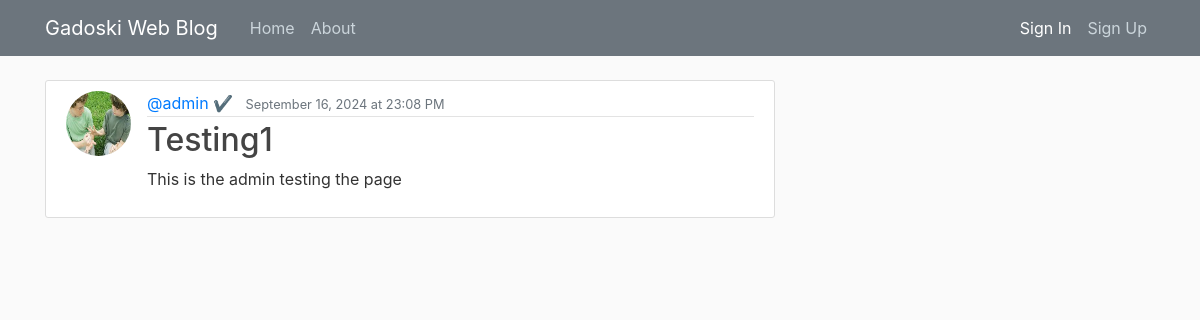
/post/1, run on the app's committed database.
### flaskblog/models.py (models this page shows, shortened)
class User(db.Model, UserMixin):
    id = db.Column(db.Integer, primary_key=True)
    username = db.Column(db.String(22), unique=True, nullable=False)
    email = db.Column(db.String(120), unique=True, nullable=False)
    profile_image = db.Column(db.String(120), nullable=False, default='static/images/default.jpg')
    password = db.Column(db.String(120), nullable=False)
    posts = db.relationship('Post', backref='author', lazy=True)
    bio = db.Column(db.Text, nullable=True)

class Post(db.Model):
    id = db.Column(db.Integer, primary_key=True)
    title = db.Column(db.String(100), nullable=False)
    date_posted = db.Column(db.DateTime, nullable=False, default=datetime.utcnow)
    content = db.Column(db.Text, nullable=False)
    user_id = db.Column(db.Integer, db.ForeignKey('user.id'), nullable=False)

### flaskblog/posts/routes.py (the view)
@posts.route('/post/<int:post_id>')
def post(post_id):
    post = Post.query.get_or_404(post_id)
    return render_template('post.html', title='post.title', post=post)

### flaskblog/templates/post.html (shortened to what this page needs)
{% extends "layout.html" %} {% block data %}
<article class="media content-section">
  <img
    class="rounded-circle article-img"
    src="{{ url_for('static', filename='images/' + post.author.profile_image) }}"
    alt="Profile Picture"
  />
  <div class="media-body">
    <div class="article-metadata">
      <a
        class="mr-2"
        href="{{ url_for('users.userPosts', username=post.author.username) }}"
        >@{{ post.author.username }}</a
      >
      <small class="text-muted"
        >{{ post.date_posted.strftime('%B %d, %Y at %H:%M %p') }}</small
      >
    </div>
    <h2 class="article-title" href="#">{{ post.title }}</h2>
    <p class="article-content">{{ post.content }}</p>
  </div>
</article>
{% endblock data %}

### flaskblog/static/main.css (style rules this page uses)
body { background: #fafafa; color: #333333; margin-top: 5rem; }
h1, h2, h3, h4, h5, h6 { color: #444444; }
.content-section { background: #ffffff; padding: 10px 20px; border: 1px solid #dddddd; border-radius: 3px; margin-bottom: 20px; }
.article-title { color: #444444; }
.article-content { white-space: pre-line; }
.article-img { height: 65px; width: 65px; margin-right: 16px; }
.article-metadata { padding-bottom: 1px; margin-bottom: 4px; border-bottom: 1px solid #e3e3e3 }

### data on the page
User: profile_image (picture), author.username "admin ✔"
Post: date_posted "September 16, 2024 at 23:08 PM", title "Testing1", content "This is the admin testing the page"
